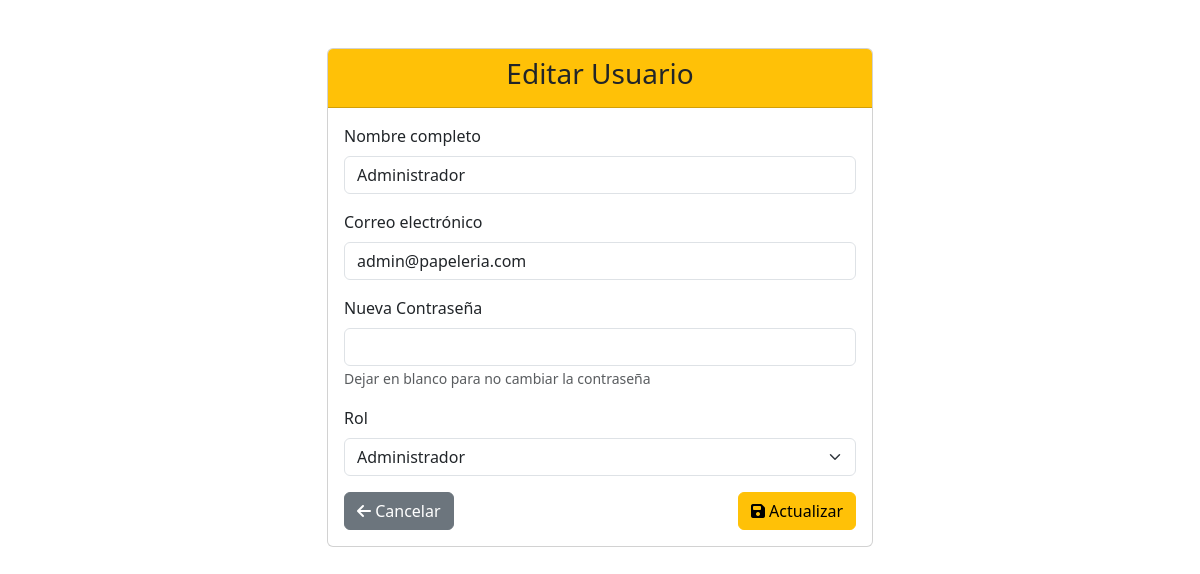
/modules/usuarios/editar.php?id=1 (signed in), run on the app's committed database.
### tables this page shows
CREATE TABLE IF NOT EXISTS usuarios (
    id INT AUTO_INCREMENT PRIMARY KEY,
    nombre VARCHAR(100) NOT NULL,
    correo VARCHAR(100) NOT NULL UNIQUE,
    clave VARCHAR(255) NOT NULL,
    rol VARCHAR(50) DEFAULT 'usuario',
    creado_en TIMESTAMP DEFAULT CURRENT_TIMESTAMP
);

### src/controllers/UsuarioController.php (called while the page is built, shortened)
<?php
require_once __DIR__ . '/../repositories/UsuarioRepository.php';
class UsuarioController extends BaseController
{
    private UsuarioRepository $repository;
    public function __construct(UsuarioRepository $repository, UsuarioValidator $validator)
    {
        $this->repository = $repository;
    }
    public function obtenerPorId(int $id): ?array
    {
        try {
            return $this->repository->findById($id);
        } catch (Exception $e) {
            $this->showError($e->getMessage());
            return null;
        }
    }
}

### src/repositories/UsuarioRepository.php (called while the page is built, shortened)
<?php
class UsuarioRepository implements IRepository
{
    private PDO $conn;
    public function __construct(PDO $conn)
    {
        $this->conn = $conn;
    }
    public function findById(int $id): ?array
    {
        try {
            $sql = "SELECT * FROM usuarios WHERE id = :id";
            $stmt = $this->conn->prepare($sql);
            $stmt->bindParam(':id', $id, PDO::PARAM_INT);
            $stmt->execute();
            $result = $stmt->fetch(PDO::FETCH_ASSOC);
            return $result ?: null;
        } catch (PDOException $e) {
            throw new Exception("Error al obtener usuario: " . $e->getMessage());
        }
    }
}

### public/modules/usuarios/editar.php (the view, shortened to what this page needs)
<?php
require_once __DIR__ . "/../../../src/config/database.php";
require_once __DIR__ . "/../../../src/repositories/UsuarioRepository.php";
require_once __DIR__ . "/../../../src/controllers/UsuarioController.php";
try {
    $database = new Database();
    $conn = $database->connect();
    $repository = new UsuarioRepository($conn);
    $validator = new UsuarioValidator();
    $usuarioController = new UsuarioController($repository, $validator);
    $id = $_GET['id'];
    $usuario = $usuarioController->obtenerPorId($id);
} catch (Exception $e) {
    die('<div class="alert alert-danger">Error: ' . $e->getMessage() . '</div>');
}
?>
<!DOCTYPE html>
<html lang="es">
<head>
    <link href="https://cdn.jsdelivr.net/npm/bootstrap@5.3.0/dist/css/bootstrap.min.css" rel="stylesheet">
</head>
<body>
    <div class="container mt-5">
        <div class="row justify-content-center">
            <div class="col-md-6">
                <div class="card">
                    <div class="card-header bg-warning">
                        <h3 class="text-center">Editar Usuario</h3>
                    </div>
                    <div class="card-body">
                        <form method="POST">
                            <div class="mb-3">
                                <label for="nombre" class="form-label">Nombre completo</label>
                                <input type="text" class="form-control" name="nombre"
                                    value="<?= htmlspecialchars($usuario['nombre']) ?>" required>
                            </div>
                            <div class="mb-3">
                                <label for="correo" class="form-label">Correo electrónico</label>
                                <input type="email" class="form-control" name="correo"
                                    value="<?= htmlspecialchars($usuario['correo']) ?>" required>
                            </div>
                            <div class="mb-3">
                                <label for="clave" class="form-label">Nueva Contraseña</label>
                                <input type="password" class="form-control" name="clave" minlength="6">
                                <small class="form-text text-muted">Dejar en blanco para no cambiar la contraseña</small>
                            </div>
                            <div class="mb-3">
                                <label for="rol" class="form-label">Rol</label>
                                <select class="form-select" name="rol" required>
                                    <option value="admin" <?= $usuario['rol'] == 'admin' ? 'selected' : '' ?>>Administrador</option>
                                </select>
                            </div>
                            <div class="d-flex justify-content-between">
                                <a href="index.php" class="btn btn-secondary">
                                    <i class="fa-solid fa-arrow-left"></i> Cancelar
                                </a>
                                <button type="submit" class="btn btn-warning" name="btnActualizar">
                                    <i class="fa-solid fa-save"></i> Actualizar
                                </button>
                            </div>
                        </form>
                    </div>
                </div>
            </div>
        </div>
    </div>
</body>
</html>

### data on the page
usuarios: nombre "Administrador", correo "admin@papeleria.com", rol "Administrador"
